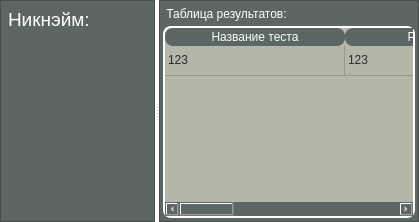
         <widget class="QWidget" name="profile_page">
          <layout class="QVBoxLayout" name="verticalLayout_2">
           <property name="spacing">
            <number>7</number>
           </property>
           <property name="leftMargin">
            <number>0</number>
           </property>
           <property name="topMargin">
            <number>0</number>
           </property>
           <property name="rightMargin">
            <number>0</number>
           </property>
           <property name="bottomMargin">
            <number>0</number>
           </property>
           <item>
            <widget class="QSplitter" name="splitter">
             <property name="styleSheet">
              <string notr="true">background-color: rgb(255, 255, 255);</string>
             </property>
             <property name="orientation">
              <enum>Qt::Horizontal</enum>
             </property>
             <property name="childrenCollapsible">
              <bool>false</bool>
             </property>
             <widget class="QWidget" name="verticalLayoutWidget_2">
              <layout class="QVBoxLayout" name="verticalLayout_4">
               <property name="spacing">
                <number>0</number>
               </property>
               <item>
                <widget class="QFrame" name="frame_3">
                 <property name="sizePolicy">
                  <sizepolicy hsizetype="Preferred" vsizetype="Preferred">
                   <horstretch>0</horstretch>
                   <verstretch>0</verstretch>
                  </sizepolicy>
                 </property>
                 <property name="minimumSize">
                  <size>
                   <width>155</width>
                   <height>0</height>
                  </size>
                 </property>
                 <property name="baseSize">
                  <size>
                   <width>0</width>
                   <height>0</height>
                  </size>
                 </property>
                 <property name="styleSheet">
                  <string notr="true">background-color: rgb(92, 103, 101);</string>
                 </property>
                 <property name="frameShape">
                  <enum>QFrame::StyledPanel</enum>
                 </property>
                 <property name="frameShadow">
                  <enum>QFrame::Raised</enum>
                 </property>
                 <layout class="QVBoxLayout" name="verticalLayout_19">
                  <property name="leftMargin">
                   <number>7</number>
                  </property>
                  <property name="topMargin">
                   <number>7</number>
                  </property>
                  <property name="rightMargin">
                   <number>7</number>
                  </property>
                  <property name="bottomMargin">
                   <number>7</number>
                  </property>
                  <item>
                   <widget class="QLabel" name="label_10">
                    <property name="font">
                     <font>
                      <pointsize>14</pointsize>
                     </font>
                    </property>
                    <property name="styleSheet">
                     <string notr="true">color: rgb(255, 255, 255);</string>
                    </property>
                    <property name="text">
                     <string>Никнэйм:</string>
                    </property>
                    <property name="alignment">
                     <set>Qt::AlignLeading|Qt::AlignLeft|Qt::AlignTop</set>
                    </property>
                   </widget>
                  </item>
                 </layout>
                </widget>
               </item>
              </layout>
             </widget>
             <widget class="QWidget" name="verticalLayoutWidget_3">
              <layout class="QVBoxLayout" name="verticalLayout_5">
               <property name="spacing">
                <number>0</number>
               </property>
               <item>
                <widget class="QFrame" name="frame_4">
                 <property name="minimumSize">
                  <size>
                   <width>0</width>
                   <height>25</height>
                  </size>
                 </property>
                 <property name="styleSheet">
                  <string notr="true">background-color: rgb(92, 103, 101);
color: rgb(255, 255, 255);</string>
                 </property>
                 <property name="frameShape">
                  <enum>QFrame::StyledPanel</enum>
                 </property>
                 <property name="frameShadow">
                  <enum>QFrame::Raised</enum>
                 </property>
                 <layout class="QVBoxLayout" name="verticalLayout_18">
                  <property name="spacing">
                   <number>0</number>
                  </property>
                  <property name="leftMargin">
                   <number>3</number>
                  </property>
                  <property name="topMargin">
                   <number>0</number>
                  </property>
                  <property name="rightMargin">
                   <number>3</number>
                  </property>
                  <property name="bottomMargin">
                   <number>3</number>
                  </property>
                  <item>
                   <widget class="QLabel" name="label_7">
                    <property name="minimumSize">
                     <size>
                      <width>0</width>
                      <height>25</height>
                     </size>
                    </property>
                    <property name="text">
                     <string> Таблица результатов:</string>
                    </property>
                   </widget>
                  </item>
                  <item>
                   <widget class="QTableWidget" name="tableWidget">
                    <property name="sizePolicy">
                     <sizepolicy hsizetype="Expanding" vsizetype="Expanding">
                      <horstretch>0</horstretch>
                      <verstretch>0</verstretch>
                     </sizepolicy>
                    </property>
                    <property name="minimumSize">
                     <size>
                      <width>0</width>
                      <height>0</height>
                     </size>
                    </property>
                    <property name="styleSheet">
                     <string notr="true">QTableWidget {
	background-color: rgb(180, 182, 169);
	border: 2px solid white;
	border-radius: 8px;
	color: rgb(44, 44, 44);
}

QHeaderView {
	background-color: rgb(180, 182, 169);
	border-radius: 8px;
}

QHeaderView::section {
	background-color: rgb(92, 103, 101);
	border: solid;
	border-radius: 8px;
 }</string>
                    </property>
                    <property name="editTriggers">
                     <set>QAbstractItemView::NoEditTriggers</set>
                    </property>
                    <property name="selectionMode">
                     <enum>QAbstractItemView::NoSelection</enum>
                    </property>
                    <property name="selectionBehavior">
                     <enum>QAbstractItemView::SelectItems</enum>
                    </property>
                    <property name="textElideMode">
                     <enum>Qt::ElideRight</enum>
                    </property>
                    <property name="showGrid">
                     <bool>true</bool>
                    </property>
                    <attribute name="horizontalHeaderCascadingSectionResizes">
                     <bool>false</bool>
                    </attribute>
                    <attribute name="horizontalHeaderDefaultSectionSize">
                     <number>180</number>
                    </attribute>
                    <attribute name="horizontalHeaderHighlightSections">
                     <bool>false</bool>
                    </attribute>
                    <attribute name="horizontalHeaderMinimumSectionSize">
                     <number>0</number>
                    </attribute>
                    <attribute name="horizontalHeaderShowSortIndicator" stdset="0">
                     <bool>false</bool>
                    </attribute>
                    <attribute name="horizontalHeaderStretchLastSection">
                     <bool>true</bool>
                    </attribute>
                    <attribute name="verticalHeaderVisible">
                     <bool>false</bool>
                    </attribute>
                    <row>
                     <property name="text">
                      <string>1</string>
                     </property>
                    </row>
                    <column>
                     <property name="text">
                      <string>Название теста</string>
                     </property>
                    </column>
                    <column>
                     <property name="text">
                      <string>Результат</string>
                     </property>
                    </column>
                    <column>
                     <property name="text">
                      <string>Успешность (%)</string>
                     </property>
                    </column>
                    <column>
                     <property name="text">
                      <string>Дата выполнения</string>
                     </property>
                    </column>
                    <item row="0" column="0">
                     <property name="text">
                      <string>123</string>
                     </property>
                    </item>
                    <item row="0" column="1">
                     <property name="text">
                      <string>123</string>
                     </property>
                    </item>
                    <item row="0" column="2">
                     <property name="text">
                      <string>333</string>
                     </property>
                    </item>
                   </widget>
                  </item>
                 </layout>
                </widget>
               </item>
              </layout>
             </widget>
            </widget>
           </item>
          </layout>
         </widget>
